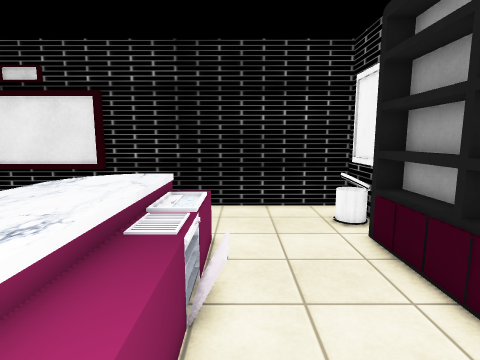
[1] (above)

12 first-person views from a walk through a scene from a Unity 3-D project. The camera is 1.5 m above the floor, tilts 8° down and sees 80° across. The floor is counted in squares, 0.45 m on a side. Each view is taken from the middle of a square. On the plan, view 1 faces up. The plan holds only what a view shows up to about 20 squares ahead; the rest is blank. The player character is not drawn. Some surface patterns are stand-ins.

[2]
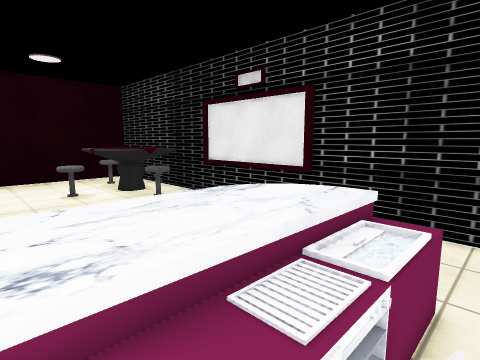

[3]
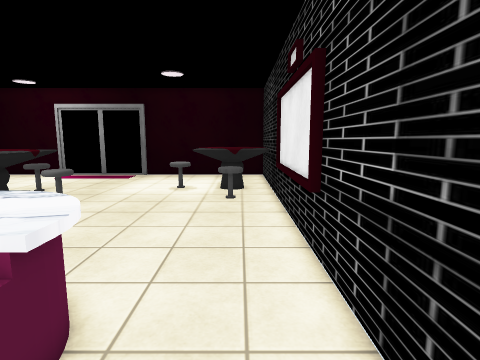

[4]
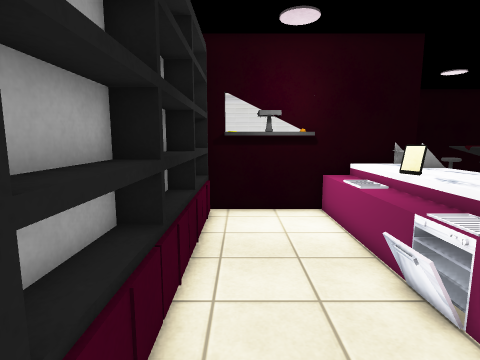

[5]
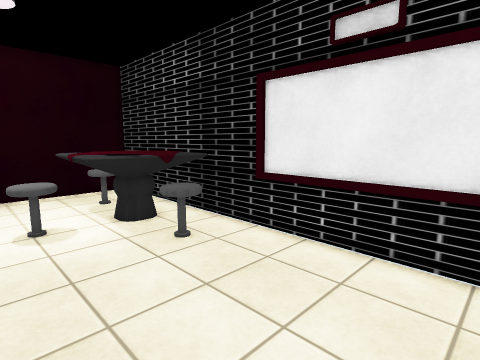

[6]
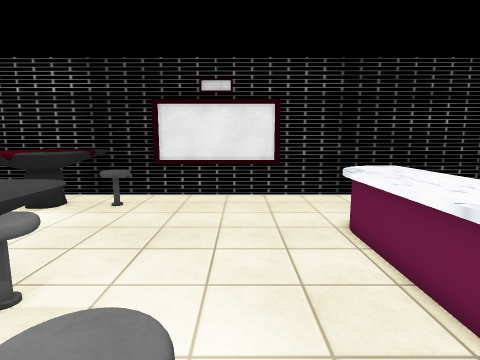

[7]
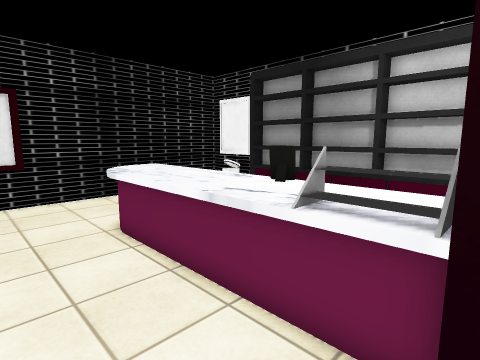

[8]
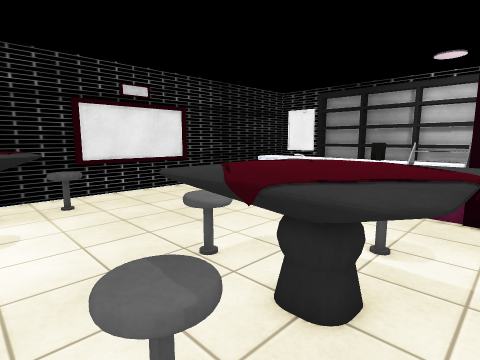

[9]
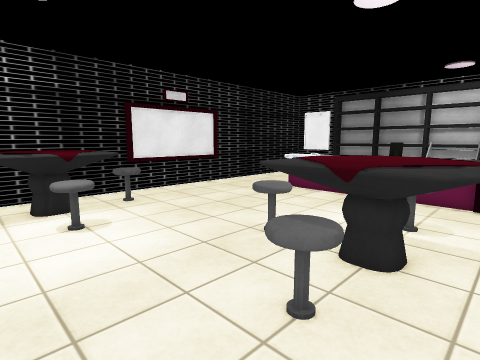

[10]
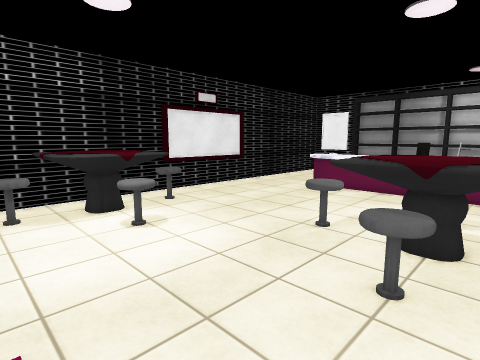

[11]
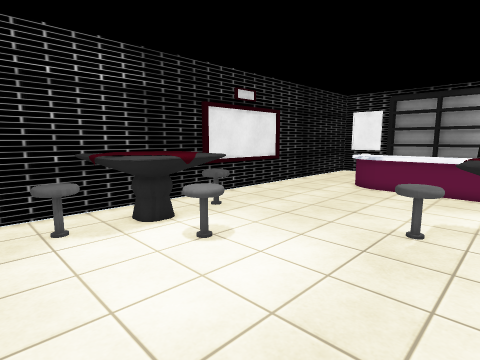

[12]
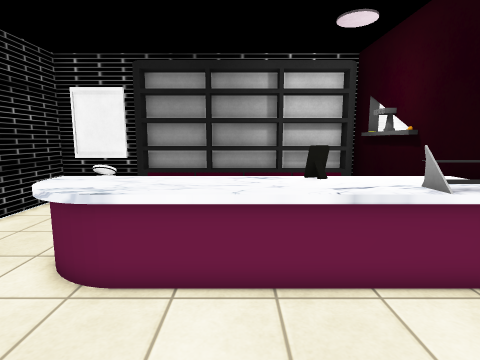

### Floor plan
Key: @ floor where view 1 was taken; # wall or solid block; . floor; = window, fence, low wall or low ledge; ^ raised ledge.
Columns run from 26 left of view 1 to 5 right of it. Each row starts with its distance up from view 1.
 14 ################################
 13 #....^^^^^.....................#
 12 #..^^^^^^^^^..................=#
 11 #..^^^^^^^^^..................^#
 10 #... ^^^^^ ....................#
  9 #....^^^^^............^^^^....##
  8 #.....=^=............^^^^^....=#
  7  ......^.............^^^^^....=#
  6  ....................^^^^^=...##
  5  ....................^^^^^=...=#
  4   ...................^^^^^....=#
  3   .........=^^.......^^^^^....=#
  2   ..........^^.......^^^^^....##
  1    .......^^^^^......^^^^^....=#
  0  .  ....=.^^^^^#=....^^^^^@...=#
 -1      ...^^^^^^^^^=...=^^^^....=#
 -2       ..=^^^^^^ ^....=^^^^######
 -3   .    ...^^^^^......##########
 -4     .  . ..=^

Positions as (right, up) in squares from view 1, and headings:
1: (0, 0), facing up
2: (0, 3), facing up-left
3: (1, 12), facing left
4: (3, 11), facing down
5: (-7, 6), facing up-left
6: (-9, -3), facing up
7: (-9, -3), facing up-right
8: (-19, -4), facing up-right
9: (-22, -4), facing up-right
10: (-24, -3), facing up-right
11: (-25, 0), facing up-right
12: (-11, 4), facing right
